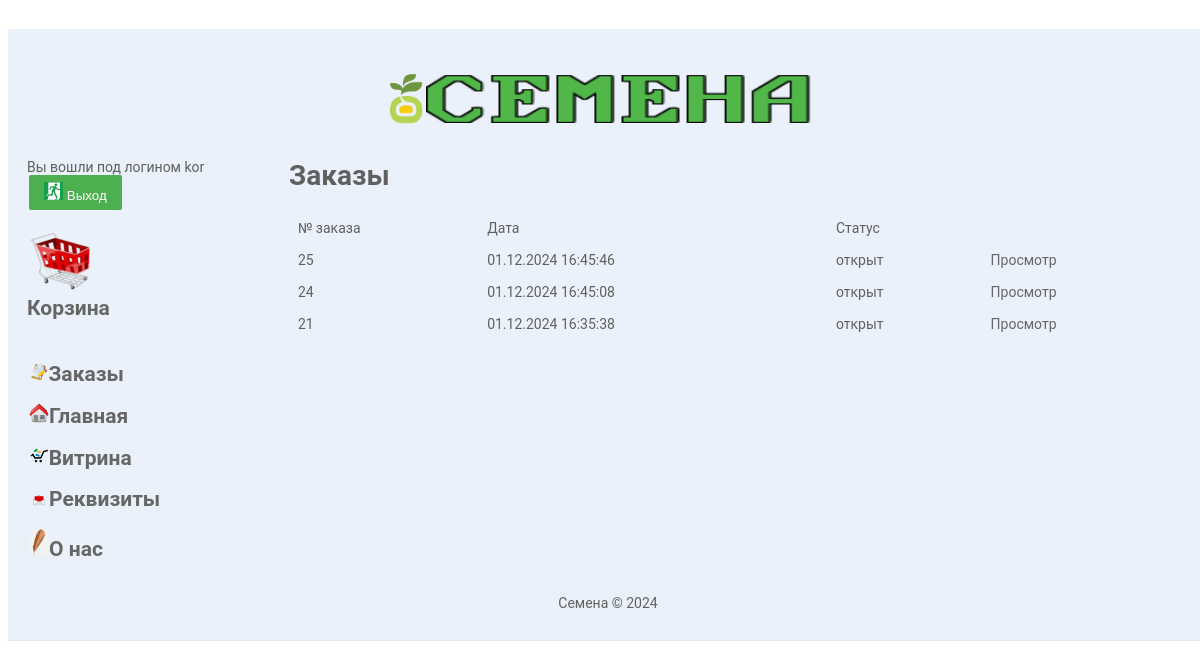
/user_orders.php (signed in), run on the app's committed database.
### tables this page shows
CREATE TABLE `orders` (
  `id` int(11) NOT NULL AUTO_INCREMENT,
  `dt` datetime DEFAULT NULL,
  `user_id` int(11) DEFAULT NULL,
  `status` int(11) DEFAULT NULL,
  PRIMARY KEY (`id`)
);

CREATE TABLE `statuses` (
  `id` int(11) NOT NULL,
  `descr` varchar(200) DEFAULT NULL,
  PRIMARY KEY (`id`)
);

### user_orders.php (the view, shortened to what this page needs)
<?php
	include "scripts.php";
	$con=connect();
	$title='Заказы';
	$table='orders';
?>
<html>
<head>
	<link rel="stylesheet" type="text/css" href="style.css">
</head>
<body>
<table id="main_table">
	<tr>
		<td colspan=2 style="text-align:center">
			<?php
				include('top.php');
			?>
		</td>
	</tr>
	<tr>
		<td width="300px" class="menu2">
			<?php
				include('menu.php');
			?>
		</td>
		<td width="900px" class="content">
<h1><?php echo $title;?></h1>
<?php
	$query="
		SELECT
			`$table`.`id`,
			DATE_FORMAT(`$table`.`dt`, '%d.%m.%Y %H:%i:%s') AS `dt`,
			`statuses`.`descr`
		FROM
			`$table`
		LEFT JOIN
			`statuses` ON `statuses`.`id`=`$table`.`status`
		WHERE 1
			AND `$table`.`user_id`=".$_SESSION['id']."
		ORDER BY `$table`.`dt` DESC
	";
	$res=mysqli_query($con, $query) or die(mysqli_error($con));
	if (!mysqli_num_rows($res)) {
		die('<h3>У вас нет заказов</h3>');
	}
	else {
		echo '
		<table border=0 style="width:900px">
			<thead>
			<tr>
				<td>№ заказа</td>
				<td>Дата</td>
				<td colspan="2">Статус</td>
			</tr>
			</thead>
			<tbody>
		';
		while ($row=mysqli_fetch_array($res, MYSQLI_BOTH)) {
			echo "
			<tr>
				<td>$row[id]</td>
				<td>$row[dt]</td>
				<td>$row[descr]</td>
				<td><a href='user_items.php?ord_id=$row[id]'>Просмотр</a></td>
			</tr>
			";
		};
		echo "
		</tbody></table>";
	};
?>
		</td>
	</tr>
	<tr>
		<td colspan=2>
			<?php
				include('footer.php');
			?>
		</td>
	</tr>
</table>
</body>
</html>

### style.css (style rules this page uses)
body { width: 100%; font-family: Roboto,sans-serif; font-size: 14px; line-height: 1.42857143; color: #606060; text-align: center; padding-top:1%; }
#main_table { background: #EBF1FA; padding:20px 10px; border-radius:2px; box-shadow: 0 1px 1px rgba(0,0,0,.1); margin-right: auto; margin-left: auto; margin-top:9px; width: 1200px; }
td { font-size: 14px; text-align: left; padding:7px; }
a { padding: 2px 2px; text-decoration: none; color: #666; border-radius: 2px 2px 0 0; margin:10px 0; }
.content { vertical-align:top; align:left; }
.menu2 { vertical-align:top; }
table { background: #EBF1FA; }

### data on the page
orders: id "25", row "01.12.2024 16:45:46", statuses.descr "открыт"
orders: id "24", row "01.12.2024 16:45:08", statuses.descr "открыт"
orders: id "21", row "01.12.2024 16:35:38", statuses.descr "открыт"

### other printed values
$_SESSION['login'] "kor"
$title "Заказы"
